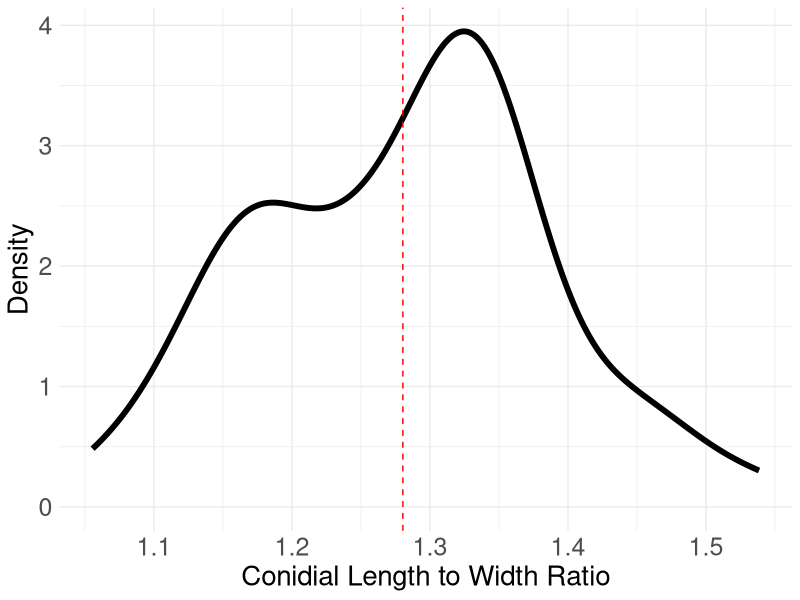
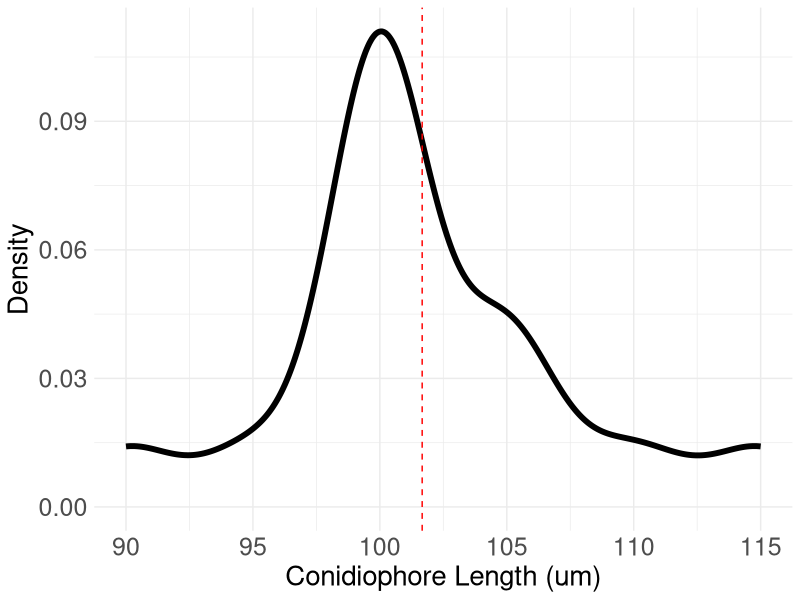
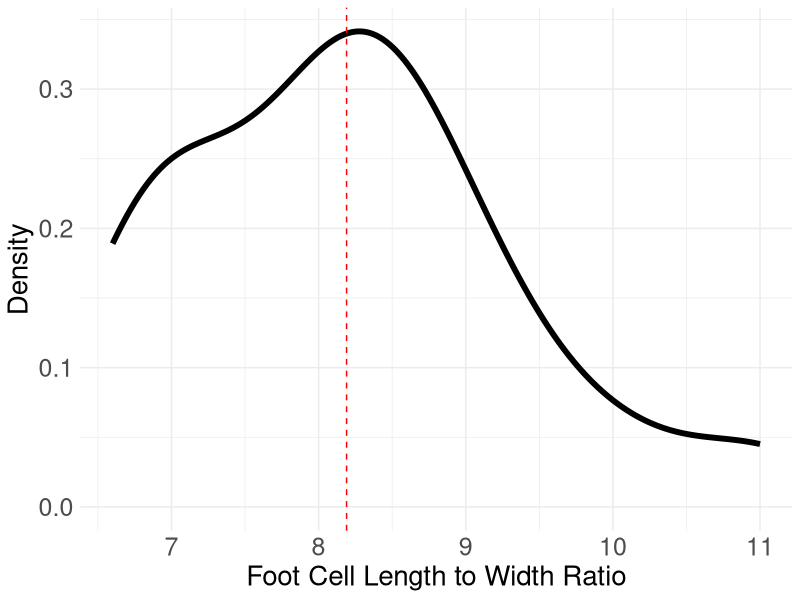
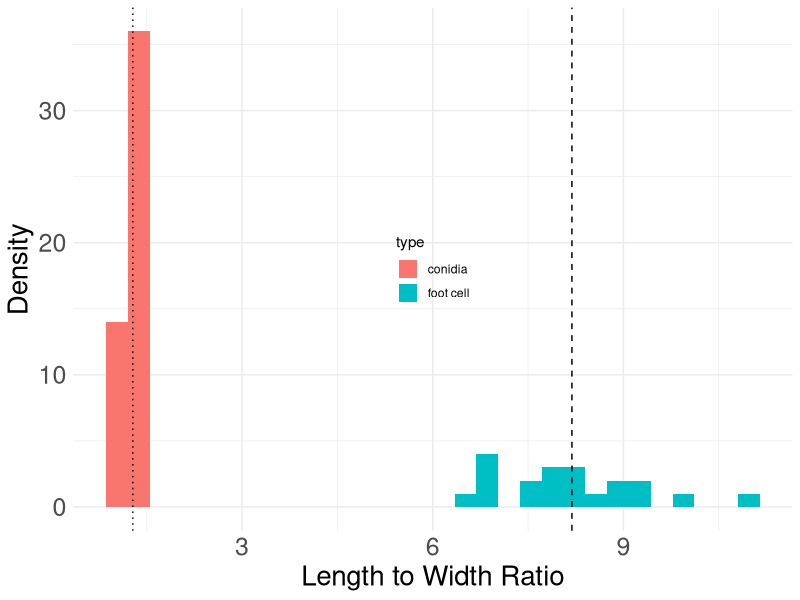
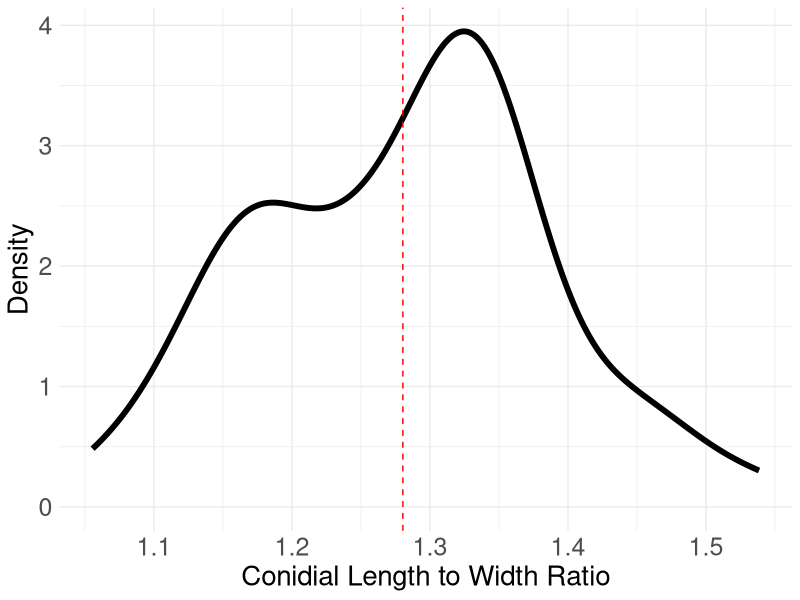
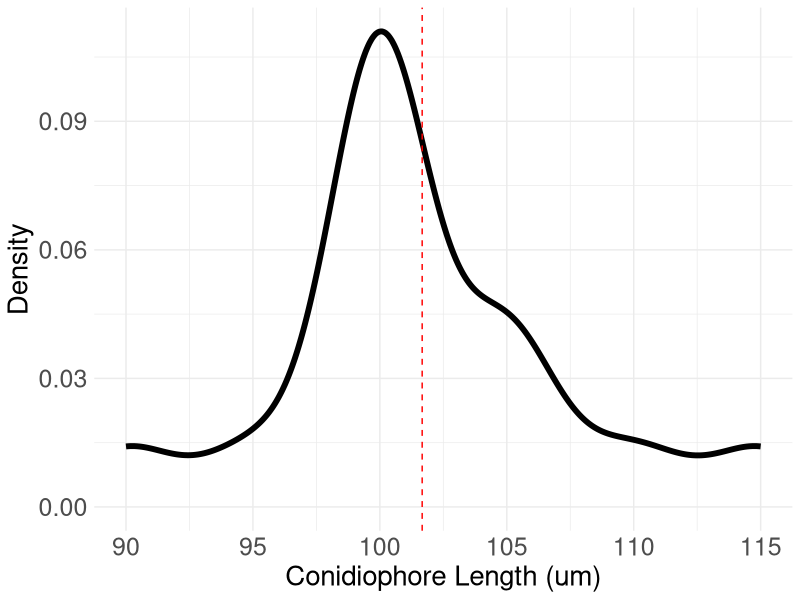
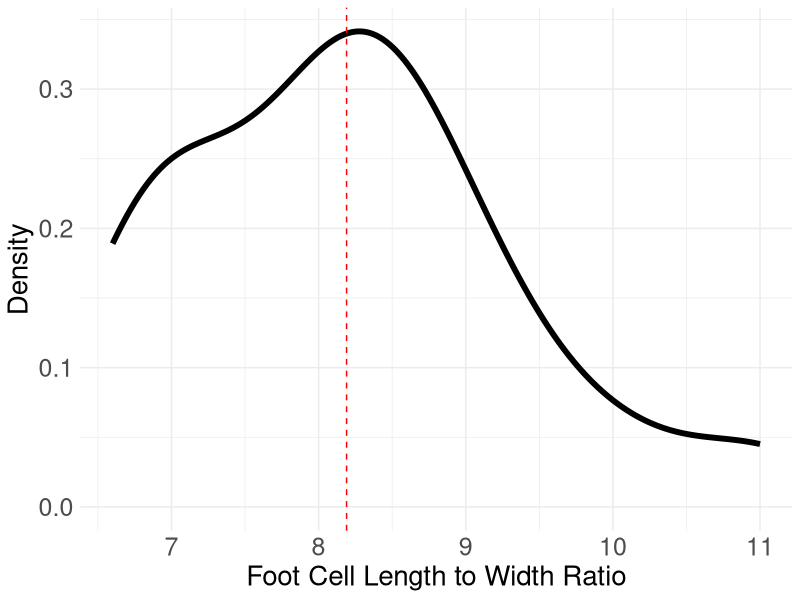
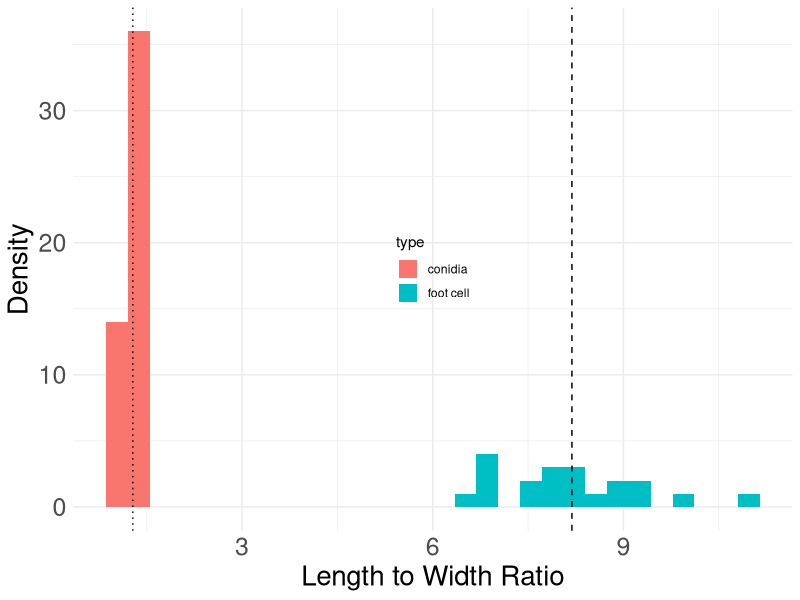

Recreate these plots in R, in order.
library(tidyverse)
conidia<- read_csv("data/conidia.csv") %>%
  select(length, width) %>%
  mutate(lw_ratio=length/width) %>%
  mutate(type="conidia")
foot_cell<- read_csv("data/foot_cell.csv")%>%
  mutate(lw_ratio=length/width)%>%
  mutate(type="foot cell")
conidiophore <- read_csv("data/conidiophore.csv")
conidia_foot<- conidia %>%
  full_join(foot_cell)


ggplot(conidia, aes(lw_ratio))+
  geom_density(size=2) +
  geom_vline(xintercept = mean(conidia$lw_ratio), 
             linetype="dashed", color="red")+
  xlab("Conidial Length to Width Ratio")+
  ylab("Density")+
  theme_minimal() +
  theme(axis.text = element_text(size=18),
        axis.title = element_text(size=20))

ggsave("img/length_width_ratio.png", width = 8, height = 5, dpi = 300)

ggplot(conidiophore, aes(conidiophore))+
  geom_density(size=2) +
  geom_vline(xintercept = mean(conidiophore$conidiophore), 
             linetype="dashed", color="red")+
  xlab("Conidiophore Length (um)")+
  ylab("Density")+
  theme_minimal() +
  theme(axis.text = element_text(size=18),
        axis.title = element_text(size=20))

ggsave("img/conidiophore_length.png", width = 8, height = 5, dpi = 300)

ggplot(foot_cell, aes(lw_ratio))+
  geom_density(size=2) +
  geom_vline(xintercept = mean(foot_cell$lw_ratio), 
             linetype="dashed", color="red")+
  xlab("Foot Cell Length to Width Ratio")+
  ylab("Density")+
  theme_minimal() +
  theme(axis.text = element_text(size=18),
        axis.title = element_text(size=20))

ggsave("img/length_width_ratio_foot.png", width = 8, height = 5, dpi = 300)

ggplot(conidia_foot, aes(lw_ratio, fill=type))+
  geom_histogram(size=2) +
  geom_vline(xintercept = mean(foot_cell$lw_ratio), 
             linetype="dashed")+
  geom_vline(xintercept = mean(conidia$lw_ratio), 
             linetype="dotted")+
  xlab("Length to Width Ratio")+
  ylab("Density")+
  theme_minimal() +
  theme(axis.text = element_text(size=18),
        axis.title = element_text(size=20),
        legend.position = c(0.5,0.5))

ggsave("img/hist_conidia_foot.png", width = 8, height = 5, dpi = 300)
